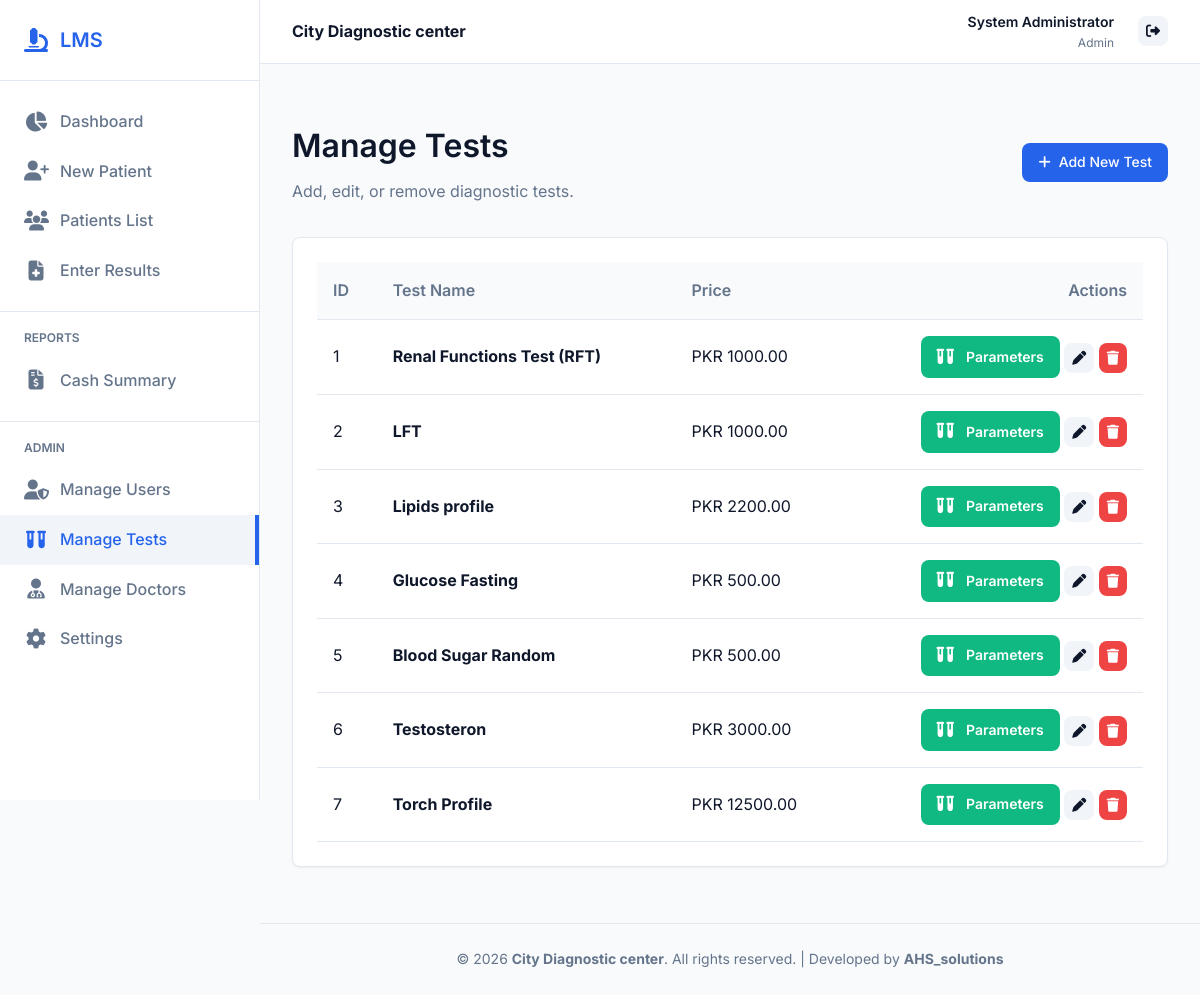
The app's page /tests (signed in), older data.
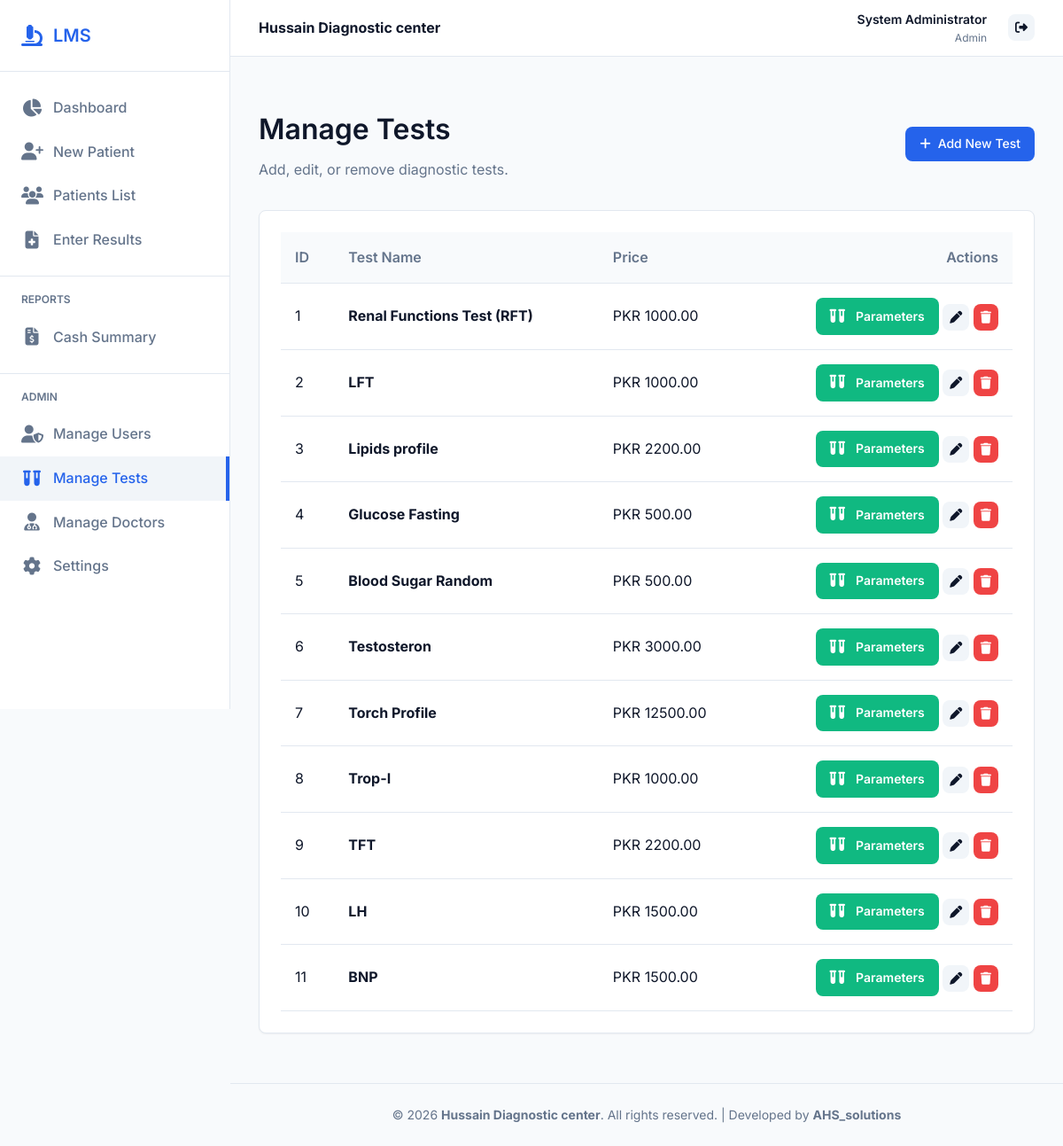
The same page, newer data.
### models.py (models this page shows)
class Setting(db.Model):
    id = db.Column(db.Integer, primary_key=True)
    key = db.Column(db.String(50), unique=True, nullable=False)
    value = db.Column(db.String(255), nullable=False)

class User(db.Model, UserMixin):
    id = db.Column(db.Integer, primary_key=True)
    username = db.Column(db.String(50), unique=True, nullable=False)
    password_hash = db.Column(db.String(255), nullable=False)
    role = db.Column(db.String(50), nullable=False) # Admin, Receptionist, Lab Technician, Technologist, Pathologist
    name = db.Column(db.String(100), nullable=False)

class Test(db.Model):
    id = db.Column(db.Integer, primary_key=True)
    name = db.Column(db.String(100), nullable=False)
    price = db.Column(db.Float, nullable=False)
    parameters = db.relationship('Parameter', backref='test', lazy=True, cascade="all, delete-orphan")
    patient_tests = db.relationship('PatientTest', backref='test', lazy=True)

### app.py (the view)
@app.route('/tests')
@login_required
@role_required('Admin')
def test_list():
    tests = Test.query.all()
    return render_template('tests/index.html', tests=tests)

### app.py (called while the page is built)
@login_manager.user_loader
def load_user(user_id):
    return User.query.get(int(user_id))

def role_required(*roles):
    def decorator(f):
        @wraps(f)
        def decorated_function(*args, **kwargs):
            if not current_user.is_authenticated:
                return redirect(url_for('login', next=request.url))
            if current_user.role not in roles and current_user.role != 'Admin':
                flash('You do not have permission to access this page.', 'error')
                return redirect(url_for('dashboard'))
            return f(*args, **kwargs)
        return decorated_function
    return decorator

def get_settings():
    if 'settings' not in g:
        try:
            g.settings = {s.key: s.value for s in Setting.query.all()}
        except Exception:
            g.settings = {}  # table may not exist during first init
    return g.settings

@app.context_processor
def inject_globals():
    settings = get_settings()
    return dict(
        lab_name=settings.get('lab_name', 'Ideal Diagnostic Center'),
        lab_address=settings.get('lab_address', ''),
        lab_contact=settings.get('lab_contact', ''),
        footer_dr1=settings.get('footer_dr1', ''),
        footer_dr2=settings.get('footer_dr2', ''),
        footer_dr3=settings.get('footer_dr3', ''),
        current_user=current_user,
        now=datetime.now(),
    )

### templates/tests/index.html (shortened to what this page needs)
{% extends "base.html" %}
{% block content %}
<div style="display: flex; justify-content: space-between; align-items: center; margin-bottom: 2rem;">
    <div>
        <h1>Manage Tests</h1>
        <p style="color: var(--text-light);">Add, edit, or remove diagnostic tests.</p>
    </div>
    <a href="{{ url_for('test_new') }}" class="btn btn-primary"><i class="fa-solid fa-plus"></i> Add New Test</a>
</div>
<div class="card">
    {% if tests %}
    <div class="table-responsive">
        <table>
            <thead>
                <tr>
                    <th>ID</th>
                    <th>Test Name</th>
                    <th>Price</th>
                    <th style="text-align: right;">Actions</th>
                </tr>
            </thead>
            <tbody>
                {% for test in tests %}
                <tr>
                    <td>{{ test.id }}</td>
                    <td><strong>{{ test.name }}</strong></td>
                    <td>PKR {{ "%.2f"|format(test.price) }}</td>
                    <td style="text-align: right;">
                        <a href="{{ url_for('test_parameters', test_id=test.id) }}" class="btn" title="Manage Parameters" style="background-color: var(--success); color: white; padding: 0.6rem 1rem;">
                             <span style="margin-left: 0.25rem; font-weight: 600;">Parameters</span>
                        </a>
                        <a href="{{ url_for('test_edit', test_id=test.id) }}" class="btn btn-secondary btn-icon" title="Edit Test"><i class="fa-solid fa-pen"></i></a>
                        <form action="{{ url_for('test_delete', test_id=test.id) }}" method="POST" style="display: inline;" onsubmit="return confirm('Are you sure you want to delete this test?');">
                            <button type="submit" class="btn btn-danger btn-icon" title="Delete Test"><i class="fa-solid fa-trash"></i></button>
                        </form>
                    </td>
                </tr>
                {% endfor %}
            </tbody>
        </table>
    </div>
    {% else %}
    <p style="text-align: center; color: var(--text-light); padding: 2rem 0;">No tests found. Add a new test to get started.</p>
    {% endif %}
</div>
{% endblock %}

### templates/base.html (shortened to what this page needs)
<!DOCTYPE html>
<html lang="en">
<head>
    <link rel="stylesheet" href="https://cdnjs.cloudflare.com/ajax/libs/font-awesome/6.4.0/css/all.min.css">
    <link rel="stylesheet" href="{{ url_for('static', filename='css/style.css') }}">
</head>
<body>
    <div class="app-container">
        {% if current_user.is_authenticated %}
        <aside class="sidebar no-print">
            <div class="sidebar-header">
                <i class="fa-solid fa-microscope" style="color: var(--primary-color); font-size: 1.5rem;"></i>
                <h2>LMS</h2>
            </div>
            <nav class="sidebar-nav">
                <a href="{{ url_for('dashboard') }}" class="nav-item {% if request.endpoint == 'dashboard' %}active{% endif %}">
                    <i class="fa-solid fa-chart-pie"></i>
                    Dashboard
                </a>
                {% if current_user.role in ['Admin', 'Receptionist'] %}
                <a href="{{ url_for('patient_new') }}" class="nav-item {% if 'patient_new' in request.endpoint %}active{% endif %}">
                    <i class="fa-solid fa-user-plus"></i>
                    New Patient
                </a>
                {% endif %}
                <a href="{{ url_for('results_list') }}" class="nav-item {% if 'results_list' in request.endpoint %}active{% endif %}">
                    <i class="fa-solid fa-users"></i>
                    Patients List
                </a>
                {% if current_user.role in ['Admin', 'Lab Technician', 'Technologist', 'Pathologist'] %}
                <a href="{{ url_for('results_list') }}" class="nav-item {% if 'patient_results' in request.endpoint %}active{% endif %}">
                    <i class="fa-solid fa-file-medical"></i>
                    Enter Results
                </a>
                {% endif %}
                {% if current_user.role == 'Admin' %}
                <div style="border-top: 1px solid var(--border-color); margin: 1rem 0;"></div>
                <div style="padding: 0 1.5rem; font-size: 0.75rem; font-weight: 600; color: var(--text-light); text-transform: uppercase; margin-bottom: 0.5rem;">Reports</div>
                <a href="{{ url_for('cash_summary') }}" class="nav-item {% if 'cash_summary' in request.endpoint %}active{% endif %}">
                    <i class="fa-solid fa-file-invoice-dollar"></i>
                    Cash Summary
                </a>
                <div style="border-top: 1px solid var(--border-color); margin: 1rem 0;"></div>
                <div style="padding: 0 1.5rem; font-size: 0.75rem; font-weight: 600; color: var(--text-light); text-transform: uppercase; margin-bottom: 0.5rem;">Admin</div>
                <a href="{{ url_for('manage_users') }}" class="nav-item {% if 'manage_users' in request.endpoint %}active{% endif %}">
                    <i class="fa-solid fa-user-shield"></i>
                    Manage Users
                </a>
                <a href="{{ url_for('test_list') }}" class="nav-item {% if 'test' in request.endpoint %}active{% endif %}">
                    <i class="fa-solid fa-vials"></i>
                    Manage Tests
                </a>
                <a href="{{ url_for('doctor_list') }}" class="nav-item {% if 'doctor' in request.endpoint %}active{% endif %}">
                    <i class="fa-solid fa-user-md"></i>
                    Manage Doctors
                </a>
                <a href="{{ url_for('settings') }}" class="nav-item {% if 'settings' in request.endpoint %}active{% endif %}">
                    <i class="fa-solid fa-cog"></i>
                    Settings
                </a>
                {% endif %}
            </nav>
        </aside>
        {% endif %}
        <main class="main-content" {% if not current_user.is_authenticated %}style="margin-left: 0;"{% endif %}>
            {% if current_user.is_authenticated %}
            <header class="topbar no-print">
                <div class="lab-brand">
                    <strong>{{ lab_name }}</strong>
                </div>
                <div class="topbar-actions" style="display: flex; align-items: center; gap: 1.5rem;">
                    <div style="text-align: right;">
                        <div style="font-weight: 600; font-size: 0.875rem;">{{ current_user.name }}</div>
                        <div style="color: var(--text-light); font-size: 0.75rem;">{{ current_user.role }}</div>
                    </div>
                    <a href="{{ url_for('logout') }}" class="btn btn-secondary btn-icon" title="Logout"><i class="fa-solid fa-right-from-bracket"></i></a>
                </div>
            </header>
            {% endif %}
            <div class="content-wrapper">
                {% block content %}{% endblock %}
            </div>
            <footer class="no-print" style="text-align: center; padding: 1.5rem; border-top: 1px solid var(--border-color); color: var(--text-light); font-size: 0.875rem; margin-top: auto;">
                &copy; 2026 <strong>{{ lab_name }}</strong>. All rights reserved. | Developed by <strong>AHS_solutions</strong>
            </footer>
        </main>
    </div>
</body>
</html>

### static/css/style.css (style rules this page uses)
:root { --primary-color: #2563eb; --primary-hover: #1d4ed8; --secondary-color: #f1f5f9; --text-dark: #0f172a; --text-light: #64748b; --bg-light: #f8fafc; --white: #ffffff; --border-color: #e2e8f0; --success: #10b981; --danger: #ef4444; --warning: #f59e0b; --shadow-sm: 0 1px 2px 0 rgb(0 0 0 / 0.05); --shadow-md: 0 4px 6px -1px rgb(0 0 0 / 0.1), 0 2px 4px -2px rgb(0 0 0 / 0.1); --shadow-lg: 0 10px 15px -3px rgb(0 0 0 / 0.1), 0 4px 6px -4px rgb(0 0 0 / 0.1); --border-radius: 8px; --transition: all 0.3s ease; }
* { margin: 0; padding: 0; box-sizing: border-box; }
body { font-family: 'Inter', sans-serif; background-color: var(--bg-light); color: var(--text-dark); line-height: 1.6; }
h1, h2, h3, h4, h5, h6 { font-weight: 600; color: var(--text-dark); margin-bottom: 0.5rem; }
a { color: var(--primary-color); text-decoration: none; transition: var(--transition); }
.app-container { display: flex; min-height: 100vh; }
.sidebar { width: 260px; background-color: var(--white); border-right: 1px solid var(--border-color); display: flex; flex-direction: column; position: fixed; height: 100vh; overflow-y: auto; z-index: 100; }
.sidebar-header { padding: 1.5rem; border-bottom: 1px solid var(--border-color); display: flex; align-items: center; gap: 0.75rem; }
.sidebar-header h2 { font-size: 1.25rem; margin: 0; color: var(--primary-color); }
.sidebar-nav { padding: 1rem 0; flex: 1; }
.nav-item { padding: 0.75rem 1.5rem; display: flex; align-items: center; gap: 0.75rem; color: var(--text-light); font-weight: 500; transition: var(--transition); }
.nav-item:hover, .nav-item.active { background-color: var(--secondary-color); color: var(--primary-color); border-right: 4px solid var(--primary-color); }
.nav-item i { font-size: 1.25rem; width: 24px; text-align: center; }
.main-content { flex: 1; margin-left: 260px; display: flex; flex-direction: column; }
.topbar { height: 64px; background-color: var(--white); border-bottom: 1px solid var(--border-color); display: flex; align-items: center; justify-content: space-between; padding: 0 2rem; position: sticky; top: 0; z-index: 90; }
.content-wrapper { padding: 2rem; flex: 1; }
.card { background-color: var(--white); border-radius: var(--border-radius); box-shadow: var(--shadow-sm); padding: 1.5rem; margin-bottom: 1.5rem; border: 1px solid var(--border-color); transition: var(--transition); }
.btn { display: inline-flex; align-items: center; justify-content: center; gap: 0.5rem; padding: 0.5rem 1rem; border-radius: var(--border-radius); font-weight: 500; cursor: pointer; transition: var(--transition); border: none; font-size: 0.875rem; }
.btn-primary { background-color: var(--primary-color); color: var(--white); }
.btn-secondary { background-color: var(--secondary-color); color: var(--text-dark); }
.btn-danger { background-color: var(--danger); color: var(--white); }
.btn-icon { padding: 0.5rem; }
.table-responsive { overflow-x: auto; }
table { width: 100%; border-collapse: collapse; }
th, td { padding: 1rem; text-align: left; border-bottom: 1px solid var(--border-color); }
th { font-weight: 600; color: var(--text-light); background-color: var(--bg-light); }

Row changes from the older to the newer data that the page shows:
changed Setting: value "City Diagnostic center" → "Hussain Diagnostic center"
added Test: id "8", name "Trop-I", price "1000.00"
added Test: id "9", name "TFT", price "2200.00"
added Test: id "10", name "LH", price "1500.00"
added Test: id "11", name "BNP", price "1500.00"
